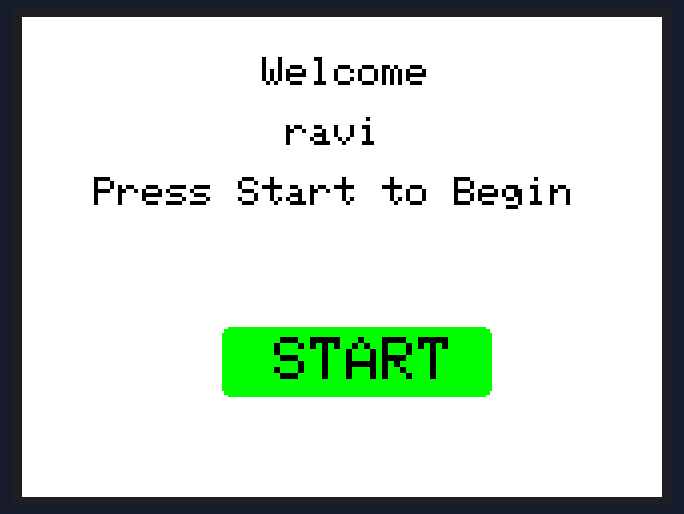
The sketch below on a simulated Arduino Uno, built with avr-gcc and run on an emulated ATmega328P. Parts: 320×240 colour display. What the sketch prints to the serial monitor is not drawn.

Above: at 0.3 s.

The sketch:

one_screen.ino
```cpp
#include <SPFD5408_Adafruit_GFX.h>
#include <SPFD5408_Adafruit_TFTLCD.h>
#include <SPFD5408_TouchScreen.h>
#if defined(__SAM3X8E__)
    #undef __FlashStringHelper::F(string_literal)
    #define F(string_literal) string_literal
#endif
#define YP A3  // must be an analog pin, use "An" notation!
#define XM A2  // must be an analog pin, use "An" notation!
#define YM 9   // can be a digital pin
#define XP 8   // can be a digital pin
#define TS_MINX 125
#define TS_MINY 85
#define TS_MAXX 965
#define TS_MAXY 905
#define LCD_CS A3
#define LCD_CD A2
#define LCD_WR A1
#define LCD_RD A0
// optional
#define LCD_RESET A4
// Assign human-readable names to some common 16-bit color values:
#define Black           0x0000      /*   0,   0,   0 */
#define Navy            0x000F      /*   0,   0, 128 */
#define DarkGreen       0x03E0      /*   0, 128,   0 */
#define DarkCyan        0x03EF      /*   0, 128, 128 */
#define Maroon          0x7800      /* 128,   0,   0 */
#define Purple          0x780F      /* 128,   0, 128 */
#define Olive           0x7BE0      /* 128, 128,   0 */
#define LightGrey       0xC618      /* 192, 192, 192 */
#define DarkGrey        0x7BEF      /* 128, 128, 128 */
#define Blue            0x001F      /*   0,   0, 255 */
#define Green           0x07E0      /*   0, 255,   0 */
#define Cyan            0x07FF      /*   0, 255, 255 */
#define Red             0xF800      /* 255,   0,   0 */
#define Magenta         0xF81F      /* 255,   0, 255 */
#define Yellow          0xFFE0      /* 255, 255,   0 */
#define White           0xFFFF      /* 255, 255, 255 */
#define Orange          0xFD20      /* 255, 165,   0 */
#define GreenYellow     0xAFE5      /* 173, 255,  47 */
#define Pink            0xF81F

Adafruit_TFTLCD tft(LCD_CS, LCD_CD, LCD_WR, LCD_RD, LCD_RESET);
TouchScreen ts = TouchScreen(XP, YP, XM, YM, 300);
#define BOXSIZE 40
#define PENRADIUS 3
#define MINPRESSURE 10
#define MAXPRESSURE 1000
String accessStr;

int currentPage=1;

void setup(void) {
  Serial.begin(9600);
  Serial.println(F("Paint!"));
  tft.reset();
  tft.begin(0x9341); // SDFP5408
  tft.setRotation(1); // Need for the Mega, please changed for your choice or rotation initial
  Screen2("1234","ravi","ACCEPT");
  }

  void loop(){
  if(currentPage == 1) {
      TSPoint p=ts.getPoint();
      pinMode(XM, OUTPUT);
      pinMode(YP, OUTPUT);
      if(p.z > MINPRESSURE && p.z < MAXPRESSURE) {
          p.x = map(p.x, TS_MINX, TS_MAXX, 0, tft.width());
          p.y = map(p.y, TS_MINY, TS_MAXY, 0, tft.height());
//          Serial.print("("); Serial.print(p.x);
//          Serial.print(", "); Serial.print(p.y);
//          Serial.println(")");
      if( p.x > 50 && p.x< 90 && p.y > 80 && p.y <175 ){
        Serial.println("Touching Start Button");
        tft.drawRoundRect(100,155,135,35,4,Red);
      }
       if(!( p.x > 50 && p.x< 90 && p.y > 80 && p.y <175 )){
        tft.drawRoundRect(100,155,135,35,4,Green);
       }
      }
    }
  }

  void Screen2(const char* OPERATOR_ID,const char* OPERATOR_NAME,const char* AUTHENTICATION){
    currentPage = 1;
    const char* welcome1="Welcome";
    const char* error="ERROR:Auth Failed";
    const char* start="START";
    const char* auth="Press Start to Begin";
    accessStr = AUTHENTICATION;
    if( accessStr == "ACCEPT" ){
    tft.fillScreen(White);
    tft.setTextColor(Black);
    tft.setCursor(0,20);
    center(welcome1,2);
    tft.setCursor(0,50);
    center(OPERATOR_NAME,2);

    tft.setCursor(0,80);
    center(auth,2);

    tft.fillRoundRect(100,155,135,35,4,Green);
    tft.setCursor(0,160);
    center(start,3);
    }

    if(accessStr == "REJECT"){
     tft.fillScreen(White);
     tft.setTextColor(Black);
     tft.setCursor(0,80);
     center(error,2);
 }
    accessStr="";
}

void center( const char* text, byte textSize )
{
// if textSize(1)--> max char 53
// if textSize(2)--> max char 26
// if textSize(3)--> max char 17
// if textSize(4)--> max char 13
// if textSize(5)--> max char 10
  tft.setTextSize(textSize);
  String words=text;
  char str[50];
  int len;

  strcpy(str, text);
  len = strlen(str);
  if( textSize == 1 ){
    int x=0;
    int space= 53;
    x= ( space / 2 ) - ( len / 2 );
    //Serial.println(x);
    for(int i=0; i<=x ;i++){
      tft.print(" ");
    }
    tft.println(str);
   }

    if( textSize == 2 ){
      int x=0;
      int space= 24;
      x= ( space / 2 ) - ( len / 2 );
      //Serial.println(x);
      for(int i=0; i<=x ;i++){
        tft.print(" ");
      }
      tft.println(str);
    }

    if( textSize == 3 ){
      int x=0;
      int space= 17;
      x= ( space / 2 ) - ( len / 2 );
      //Serial.println(x);
      for(int i=0; i<=x ;i++){
        tft.print(" ");
      }
      tft.println(str);
    }

    if( textSize == 4 ){
      int x=0;
      int space= 13;
      x= ( space / 2 ) - ( len / 2 );
      //Serial.println(x);
      for(int i=0; i<=x ;i++){
        tft.print(" ");
      }
      tft.println(str);
    }

    if( textSize == 5 ){
      int x=0;
      int space= 10;
      x= ( space / 2 ) - ( len / 2 );
      //Serial.println(x);
      for(int i=0; i<=x ;i++){
        tft.print(" ");
      }
      tft.println(str);
    }

    memset(str,0,50);
}
```
